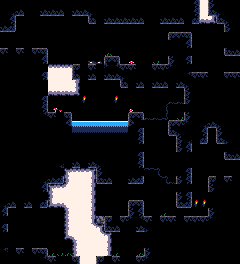

The image is a tile-based game level rendered from a .tmx file. Its description and source (layers, tilesets, objects; grid data summarised) follow:
An orthogonal 30x33 tile map with 8x8 px tiles, 1 tile layer (Tiles) and 13 objects (13x entity).

<map version="1.10" tiledversion="1.11.2" orientation="orthogonal" renderorder="right-down" width="30" height="33" tilewidth="8" tileheight="8" infinite="0" nextlayerid="1" nextobjectid="1">
 <tileset firstgid="1" source="tileset.tsx" />
 <layer id="1" name="Tiles" width="30" height="33">
  <data>[990 cells, 724 non-empty, 55 distinct tile ids]</data>
 </layer>
 <objectgroup id="2" name="Objects">
  <object id="1" name="red_orb" type="entity" x="24" y="224" width="8" height="8" />
  <object id="3" name="water_tank" type="entity" x="128" y="248" width="8" height="8" />
  <object id="4" name="water_tank" type="entity" x="112" y="208" width="8" height="8" />
  <object id="26" name="hint_sign" type="entity" x="136" y="192" width="8" height="8">
   <properties>
    <property name="text" value="tut_hint_sign" />
   </properties>
  </object>
  <object id="8" name="water_tank" type="entity" x="80" y="56" width="8" height="8" />
  <object id="12" name="sign" type="entity" x="104" y="48" width="8" height="8">
   <properties>
    <property name="text" value="tut_shoot_ceiling" />
   </properties>
  </object>
  <object id="5" name="gun_enemy" type="entity" x="184" y="208" width="8" height="8">
   <properties>
    <property name="fire_dir" value="LRT" />
   </properties>
  </object>
  <object id="9" name="ceil_gun_enemy" type="entity" x="136" y="24" width="8" height="8" />
  <object id="10" name="ceil_gun_enemy" type="entity" x="216" y="24" width="8" height="8" />
  <object id="7" name="spring" type="entity" x="64" y="104" width="8" height="8" />
  <object id="27" name="ice_block" type="entity" x="208" y="128" width="8" height="8" />
  <object id="28" name="static_fragile_block" type="entity" x="208" y="136" width="8" height="8" />
  <object id="29" name="player" type="entity" x="32" y="24" width="8" height="8" />
 </objectgroup>
</map>
